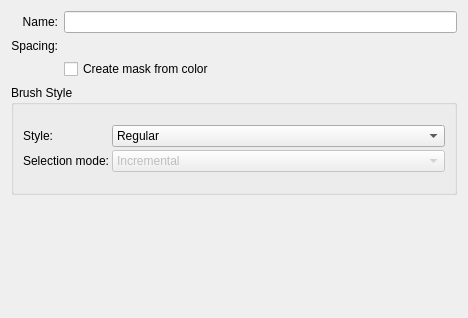
<?xml version="1.0" encoding="UTF-8"?>
<ui version="4.0">
 <class>WdgExportGih</class>
 <widget class="QWidget" name="WdgExportGih">
  <property name="geometry">
   <rect>
    <x>0</x>
    <y>0</y>
    <width>468</width>
    <height>318</height>
   </rect>
  </property>
  <property name="windowTitle">
   <string>Form</string>
  </property>
  <layout class="QGridLayout" name="gridLayout_3">
   <item row="0" column="0">
    <layout class="QVBoxLayout" name="verticalLayout">
     <item>
      <layout class="QGridLayout" name="gridLayout">
       <item row="0" column="1">
        <widget class="QLineEdit" name="nameLineEdit"/>
       </item>
       <item row="1" column="1">
        <widget class="KisSpacingSelectionWidget" name="spacingWidget" native="true"/>
       </item>
       <item row="1" column="0">
        <widget class="QLabel" name="spacingLbl">
         <property name="text">
          <string>Spacing:</string>
         </property>
         <property name="alignment">
          <set>Qt::AlignRight|Qt::AlignTrailing|Qt::AlignVCenter</set>
         </property>
        </widget>
       </item>
       <item row="0" column="0">
        <widget class="QLabel" name="brushNameLbl">
         <property name="text">
          <string>Name:</string>
         </property>
         <property name="alignment">
          <set>Qt::AlignRight|Qt::AlignTrailing|Qt::AlignVCenter</set>
         </property>
        </widget>
       </item>
       <item row="2" column="1">
        <widget class="QCheckBox" name="colorAsMask">
         <property name="text">
          <string>Create mask from color</string>
         </property>
        </widget>
       </item>
      </layout>
     </item>
     <item>
      <widget class="QGroupBox" name="groupBox">
       <property name="minimumSize">
        <size>
         <width>0</width>
         <height>110</height>
        </size>
       </property>
       <property name="title">
        <string>Brush Style</string>
       </property>
       <property name="checkable">
        <bool>false</bool>
       </property>
       <layout class="QGridLayout" name="gridLayout_4">
        <item row="0" column="0">
         <layout class="QGridLayout" name="gridLayout_2">
          <property name="spacing">
           <number>3</number>
          </property>
          <item row="0" column="0">
           <widget class="QLabel" name="textLabel2">
            <property name="sizePolicy">
             <sizepolicy hsizetype="Fixed" vsizetype="Preferred">
              <horstretch>0</horstretch>
              <verstretch>0</verstretch>
             </sizepolicy>
            </property>
            <property name="text">
             <string>Style:</string>
            </property>
            <property name="alignment">
             <set>Qt::AlignRight|Qt::AlignTrailing|Qt::AlignVCenter</set>
            </property>
           </widget>
          </item>
          <item row="0" column="1">
           <widget class="QComboBox" name="brushStyle">
            <property name="sizePolicy">
             <sizepolicy hsizetype="MinimumExpanding" vsizetype="Fixed">
              <horstretch>0</horstretch>
              <verstretch>0</verstretch>
             </sizepolicy>
            </property>
            <item>
             <property name="text">
              <string>Regular</string>
             </property>
            </item>
            <item>
             <property name="text">
              <string>Animated</string>
             </property>
            </item>
           </widget>
          </item>
          <item row="1" column="0">
           <widget class="QLabel" name="textLabel3">
            <property name="sizePolicy">
             <sizepolicy hsizetype="Fixed" vsizetype="Preferred">
              <horstretch>0</horstretch>
              <verstretch>0</verstretch>
             </sizepolicy>
            </property>
            <property name="text">
             <string>Selection mode:</string>
            </property>
            <property name="alignment">
             <set>Qt::AlignRight|Qt::AlignTrailing|Qt::AlignVCenter</set>
            </property>
           </widget>
          </item>
          <item row="1" column="1">
           <widget class="QComboBox" name="comboBox2">
            <property name="enabled">
             <bool>false</bool>
            </property>
            <property name="sizePolicy">
             <sizepolicy hsizetype="MinimumExpanding" vsizetype="Fixed">
              <horstretch>0</horstretch>
              <verstretch>0</verstretch>
             </sizepolicy>
            </property>
            <property name="currentIndex">
             <number>2</number>
            </property>
            <item>
             <property name="text">
              <string>Constant</string>
             </property>
            </item>
            <item>
             <property name="text">
              <string>Random</string>
             </property>
            </item>
            <item>
             <property name="text">
              <string>Incremental</string>
             </property>
            </item>
            <item>
             <property name="text">
              <string>Pressure</string>
             </property>
            </item>
            <item>
             <property name="text">
              <string>Angular</string>
             </property>
            </item>
           </widget>
          </item>
         </layout>
        </item>
       </layout>
      </widget>
     </item>
     <item>
      <layout class="QHBoxLayout" name="horizontalLayout">
       <item>
        <spacer name="verticalSpacer">
         <property name="orientation">
          <enum>Qt::Vertical</enum>
         </property>
         <property name="sizeHint" stdset="0">
          <size>
           <width>20</width>
           <height>40</height>
          </size>
         </property>
        </spacer>
       </item>
      </layout>
     </item>
    </layout>
   </item>
  </layout>
 </widget>
 <customwidgets>
  <customwidget>
   <class>KisSpacingSelectionWidget</class>
   <extends>QWidget</extends>
   <header>kis_spacing_selection_widget.h</header>
   <container>1</container>
  </customwidget>
 </customwidgets>
 <resources/>
 <connections/>
</ui>
